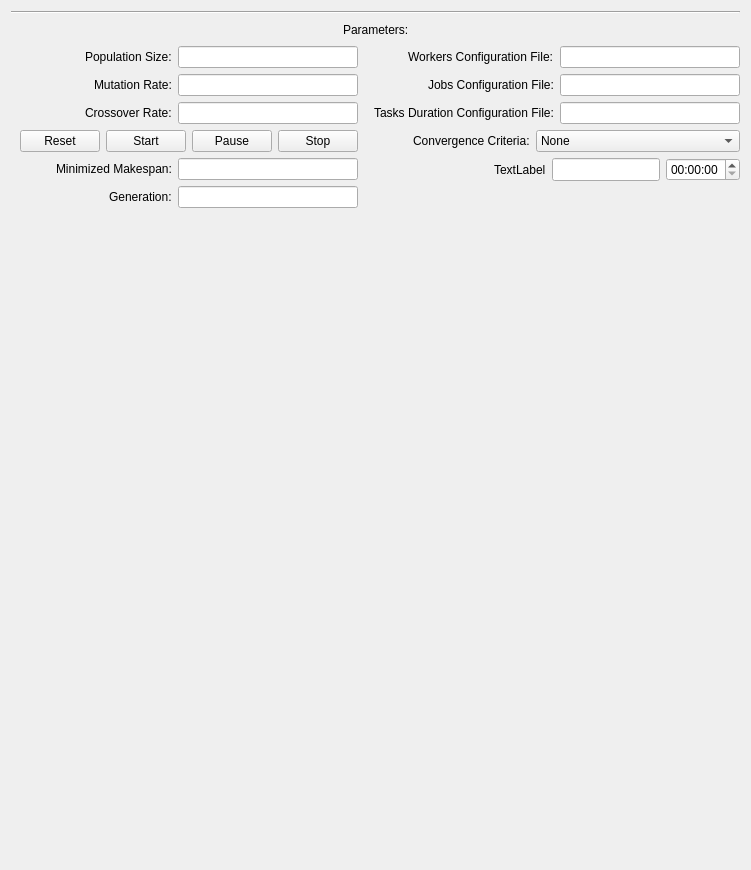
<?xml version="1.0" encoding="UTF-8"?>
<ui version="4.0">
 <class>AlgorithmControlWidget</class>
 <widget class="QWidget" name="AlgorithmControlWidget">
  <property name="geometry">
   <rect>
    <x>0</x>
    <y>0</y>
    <width>751</width>
    <height>870</height>
   </rect>
  </property>
  <property name="windowTitle">
   <string>Form</string>
  </property>
  <layout class="QVBoxLayout" name="verticalLayout_4">
   <item>
    <layout class="QVBoxLayout" name="verticalLayout_3"/>
   </item>
   <item>
    <widget class="Line" name="line">
     <property name="orientation">
      <enum>Qt::Horizontal</enum>
     </property>
    </widget>
   </item>
   <item>
    <layout class="QHBoxLayout" name="horizontalLayout_13">
     <item>
      <layout class="QHBoxLayout" name="horizontalLayout_12">
       <item>
        <spacer name="horizontalSpacer_8">
         <property name="orientation">
          <enum>Qt::Horizontal</enum>
         </property>
         <property name="sizeHint" stdset="0">
          <size>
           <width>40</width>
           <height>20</height>
          </size>
         </property>
        </spacer>
       </item>
      </layout>
     </item>
     <item>
      <widget class="QLabel" name="label">
       <property name="text">
        <string>Parameters:</string>
       </property>
      </widget>
     </item>
     <item>
      <spacer name="horizontalSpacer_12">
       <property name="orientation">
        <enum>Qt::Horizontal</enum>
       </property>
       <property name="sizeHint" stdset="0">
        <size>
         <width>40</width>
         <height>20</height>
        </size>
       </property>
      </spacer>
     </item>
    </layout>
   </item>
   <item>
    <layout class="QHBoxLayout" name="horizontalLayout_14">
     <item>
      <layout class="QVBoxLayout" name="verticalLayout">
       <item>
        <layout class="QHBoxLayout" name="horizontalLayout_11">
         <item>
          <spacer name="horizontalSpacer_7">
           <property name="orientation">
            <enum>Qt::Horizontal</enum>
           </property>
           <property name="sizeHint" stdset="0">
            <size>
             <width>40</width>
             <height>20</height>
            </size>
           </property>
          </spacer>
         </item>
         <item>
          <widget class="QLabel" name="label_2">
           <property name="minimumSize">
            <size>
             <width>0</width>
             <height>0</height>
            </size>
           </property>
           <property name="text">
            <string>Population Size:</string>
           </property>
          </widget>
         </item>
         <item>
          <widget class="QLineEdit" name="PopulationSizeLineEdit">
           <property name="sizePolicy">
            <sizepolicy hsizetype="Fixed" vsizetype="Fixed">
             <horstretch>0</horstretch>
             <verstretch>0</verstretch>
            </sizepolicy>
           </property>
           <property name="minimumSize">
            <size>
             <width>180</width>
             <height>0</height>
            </size>
           </property>
          </widget>
         </item>
        </layout>
       </item>
       <item>
        <layout class="QHBoxLayout" name="horizontalLayout_6">
         <item>
          <spacer name="horizontalSpacer_6">
           <property name="orientation">
            <enum>Qt::Horizontal</enum>
           </property>
           <property name="sizeHint" stdset="0">
            <size>
             <width>40</width>
             <height>20</height>
            </size>
           </property>
          </spacer>
         </item>
         <item>
          <widget class="QLabel" name="label_3">
           <property name="minimumSize">
            <size>
             <width>0</width>
             <height>0</height>
            </size>
           </property>
           <property name="text">
            <string>Mutation Rate:</string>
           </property>
          </widget>
         </item>
         <item>
          <widget class="QLineEdit" name="MutationRateLineEdit">
           <property name="sizePolicy">
            <sizepolicy hsizetype="Fixed" vsizetype="Fixed">
             <horstretch>0</horstretch>
             <verstretch>0</verstretch>
            </sizepolicy>
           </property>
           <property name="minimumSize">
            <size>
             <width>180</width>
             <height>0</height>
            </size>
           </property>
          </widget>
         </item>
        </layout>
       </item>
       <item>
        <layout class="QHBoxLayout" name="horizontalLayout_5">
         <item>
          <spacer name="horizontalSpacer_5">
           <property name="orientation">
            <enum>Qt::Horizontal</enum>
           </property>
           <property name="sizeHint" stdset="0">
            <size>
             <width>40</width>
             <height>20</height>
            </size>
           </property>
          </spacer>
         </item>
         <item>
          <widget class="QLabel" name="label_4">
           <property name="minimumSize">
            <size>
             <width>0</width>
             <height>0</height>
            </size>
           </property>
           <property name="text">
            <string>Crossover Rate:</string>
           </property>
          </widget>
         </item>
         <item>
          <widget class="QLineEdit" name="CrossoverRateLineEdit">
           <property name="sizePolicy">
            <sizepolicy hsizetype="Fixed" vsizetype="Fixed">
             <horstretch>0</horstretch>
             <verstretch>0</verstretch>
            </sizepolicy>
           </property>
           <property name="minimumSize">
            <size>
             <width>180</width>
             <height>0</height>
            </size>
           </property>
          </widget>
         </item>
        </layout>
       </item>
       <item>
        <layout class="QHBoxLayout" name="horizontalLayout_3">
         <item>
          <spacer name="horizontalSpacer">
           <property name="orientation">
            <enum>Qt::Horizontal</enum>
           </property>
           <property name="sizeHint" stdset="0">
            <size>
             <width>40</width>
             <height>20</height>
            </size>
           </property>
          </spacer>
         </item>
         <item>
          <widget class="QPushButton" name="ResetButton">
           <property name="text">
            <string>Reset</string>
           </property>
          </widget>
         </item>
         <item>
          <widget class="QPushButton" name="StartButton">
           <property name="text">
            <string>Start</string>
           </property>
          </widget>
         </item>
         <item>
          <widget class="QPushButton" name="PauseButton">
           <property name="text">
            <string>Pause</string>
           </property>
          </widget>
         </item>
         <item>
          <widget class="QPushButton" name="StopButton">
           <property name="text">
            <string>Stop</string>
           </property>
          </widget>
         </item>
        </layout>
       </item>
       <item>
        <layout class="QHBoxLayout" name="horizontalLayout_2">
         <item>
          <spacer name="horizontalSpacer_2">
           <property name="orientation">
            <enum>Qt::Horizontal</enum>
           </property>
           <property name="sizeHint" stdset="0">
            <size>
             <width>40</width>
             <height>20</height>
            </size>
           </property>
          </spacer>
         </item>
         <item>
          <widget class="QLabel" name="label_7">
           <property name="minimumSize">
            <size>
             <width>0</width>
             <height>0</height>
            </size>
           </property>
           <property name="text">
            <string>Minimized Makespan:</string>
           </property>
          </widget>
         </item>
         <item>
          <widget class="QLineEdit" name="MakespanLineEdit">
           <property name="sizePolicy">
            <sizepolicy hsizetype="Fixed" vsizetype="Fixed">
             <horstretch>0</horstretch>
             <verstretch>0</verstretch>
            </sizepolicy>
           </property>
           <property name="minimumSize">
            <size>
             <width>180</width>
             <height>0</height>
            </size>
           </property>
           <property name="readOnly">
            <bool>true</bool>
           </property>
          </widget>
         </item>
        </layout>
       </item>
       <item>
        <layout class="QHBoxLayout" name="horizontalLayout">
         <item>
          <spacer name="horizontalSpacer_3">
           <property name="orientation">
            <enum>Qt::Horizontal</enum>
           </property>
           <property name="sizeHint" stdset="0">
            <size>
             <width>40</width>
             <height>20</height>
            </size>
           </property>
          </spacer>
         </item>
         <item>
          <widget class="QLabel" name="label_6">
           <property name="minimumSize">
            <size>
             <width>0</width>
             <height>0</height>
            </size>
           </property>
           <property name="text">
            <string>Generation:</string>
           </property>
          </widget>
         </item>
         <item>
          <widget class="QLineEdit" name="GenerationLineEdit">
           <property name="sizePolicy">
            <sizepolicy hsizetype="Fixed" vsizetype="Fixed">
             <horstretch>0</horstretch>
             <verstretch>0</verstretch>
            </sizepolicy>
           </property>
           <property name="minimumSize">
            <size>
             <width>180</width>
             <height>0</height>
            </size>
           </property>
           <property name="readOnly">
            <bool>true</bool>
           </property>
          </widget>
         </item>
        </layout>
       </item>
       <item>
        <spacer name="verticalSpacer_3">
         <property name="orientation">
          <enum>Qt::Vertical</enum>
         </property>
         <property name="sizeHint" stdset="0">
          <size>
           <width>20</width>
           <height>40</height>
          </size>
         </property>
        </spacer>
       </item>
      </layout>
     </item>
     <item>
      <layout class="QVBoxLayout" name="verticalLayout_2">
       <item>
        <layout class="QHBoxLayout" name="horizontalLayout_7">
         <item>
          <spacer name="horizontalSpacer_11">
           <property name="orientation">
            <enum>Qt::Horizontal</enum>
           </property>
           <property name="sizeHint" stdset="0">
            <size>
             <width>40</width>
             <height>20</height>
            </size>
           </property>
          </spacer>
         </item>
         <item>
          <widget class="QLabel" name="label_8">
           <property name="minimumSize">
            <size>
             <width>0</width>
             <height>0</height>
            </size>
           </property>
           <property name="text">
            <string>Workers Configuration File:</string>
           </property>
          </widget>
         </item>
         <item>
          <widget class="QLineEdit" name="WorkersConfigFileLineEdit">
           <property name="sizePolicy">
            <sizepolicy hsizetype="Fixed" vsizetype="Fixed">
             <horstretch>0</horstretch>
             <verstretch>0</verstretch>
            </sizepolicy>
           </property>
           <property name="minimumSize">
            <size>
             <width>180</width>
             <height>0</height>
            </size>
           </property>
           <property name="readOnly">
            <bool>true</bool>
           </property>
          </widget>
         </item>
        </layout>
       </item>
       <item>
        <layout class="QHBoxLayout" name="horizontalLayout_8">
         <item>
          <spacer name="horizontalSpacer_10">
           <property name="orientation">
            <enum>Qt::Horizontal</enum>
           </property>
           <property name="sizeHint" stdset="0">
            <size>
             <width>40</width>
             <height>20</height>
            </size>
           </property>
          </spacer>
         </item>
         <item>
          <widget class="QLabel" name="label_9">
           <property name="minimumSize">
            <size>
             <width>0</width>
             <height>0</height>
            </size>
           </property>
           <property name="text">
            <string>Jobs Configuration File:</string>
           </property>
          </widget>
         </item>
         <item>
          <widget class="QLineEdit" name="JobsConfigFileLineEdit">
           <property name="sizePolicy">
            <sizepolicy hsizetype="Fixed" vsizetype="Fixed">
             <horstretch>0</horstretch>
             <verstretch>0</verstretch>
            </sizepolicy>
           </property>
           <property name="minimumSize">
            <size>
             <width>180</width>
             <height>0</height>
            </size>
           </property>
           <property name="readOnly">
            <bool>true</bool>
           </property>
          </widget>
         </item>
        </layout>
       </item>
       <item>
        <layout class="QHBoxLayout" name="horizontalLayout_9">
         <item>
          <spacer name="horizontalSpacer_9">
           <property name="orientation">
            <enum>Qt::Horizontal</enum>
           </property>
           <property name="sizeHint" stdset="0">
            <size>
             <width>40</width>
             <height>20</height>
            </size>
           </property>
          </spacer>
         </item>
         <item>
          <widget class="QLabel" name="label_10">
           <property name="minimumSize">
            <size>
             <width>0</width>
             <height>0</height>
            </size>
           </property>
           <property name="text">
            <string>Tasks Duration Configuration File:</string>
           </property>
          </widget>
         </item>
         <item>
          <widget class="QLineEdit" name="TaskDurationConfigFileLineEdit">
           <property name="sizePolicy">
            <sizepolicy hsizetype="Fixed" vsizetype="Fixed">
             <horstretch>0</horstretch>
             <verstretch>0</verstretch>
            </sizepolicy>
           </property>
           <property name="minimumSize">
            <size>
             <width>180</width>
             <height>0</height>
            </size>
           </property>
           <property name="readOnly">
            <bool>true</bool>
           </property>
          </widget>
         </item>
        </layout>
       </item>
       <item>
        <layout class="QHBoxLayout" name="horizontalLayout_4">
         <item>
          <spacer name="horizontalSpacer_4">
           <property name="orientation">
            <enum>Qt::Horizontal</enum>
           </property>
           <property name="sizeHint" stdset="0">
            <size>
             <width>40</width>
             <height>20</height>
            </size>
           </property>
          </spacer>
         </item>
         <item>
          <widget class="QLabel" name="label_5">
           <property name="minimumSize">
            <size>
             <width>0</width>
             <height>0</height>
            </size>
           </property>
           <property name="text">
            <string>Convergence Criteria:</string>
           </property>
          </widget>
         </item>
         <item>
          <widget class="QComboBox" name="ConvergenceCriteriaComboBox">
           <property name="sizePolicy">
            <sizepolicy hsizetype="MinimumExpanding" vsizetype="Fixed">
             <horstretch>0</horstretch>
             <verstretch>0</verstretch>
            </sizepolicy>
           </property>
           <property name="minimumSize">
            <size>
             <width>180</width>
             <height>0</height>
            </size>
           </property>
           <property name="sizeAdjustPolicy">
            <enum>QComboBox::AdjustToContents</enum>
           </property>
           <item>
            <property name="text">
             <string>None</string>
            </property>
           </item>
           <item>
            <property name="text">
             <string>Maximum Number of Iterations</string>
            </property>
           </item>
           <item>
            <property name="text">
             <string>Time Limit</string>
            </property>
           </item>
           <item>
            <property name="text">
             <string>Target Objective Function Value</string>
            </property>
           </item>
          </widget>
         </item>
        </layout>
       </item>
       <item>
        <layout class="QHBoxLayout" name="horizontalLayout_10">
         <item>
          <spacer name="horizontalSpacer_13">
           <property name="orientation">
            <enum>Qt::Horizontal</enum>
           </property>
           <property name="sizeHint" stdset="0">
            <size>
             <width>40</width>
             <height>20</height>
            </size>
           </property>
          </spacer>
         </item>
         <item>
          <widget class="QLabel" name="currentCriteriaLabel">
           <property name="text">
            <string>TextLabel</string>
           </property>
          </widget>
         </item>
         <item>
          <widget class="QLineEdit" name="currentCriteriaLineEdit">
           <property name="sizePolicy">
            <sizepolicy hsizetype="Preferred" vsizetype="Preferred">
             <horstretch>0</horstretch>
             <verstretch>0</verstretch>
            </sizepolicy>
           </property>
           <property name="minimumSize">
            <size>
             <width>0</width>
             <height>0</height>
            </size>
           </property>
           <property name="readOnly">
            <bool>false</bool>
           </property>
          </widget>
         </item>
         <item>
          <widget class="QTimeEdit" name="currentCriteriaTimeEdit">
           <property name="displayFormat">
            <string>hh:mm:ss</string>
           </property>
          </widget>
         </item>
        </layout>
       </item>
       <item>
        <spacer name="verticalSpacer_2">
         <property name="orientation">
          <enum>Qt::Vertical</enum>
         </property>
         <property name="sizeHint" stdset="0">
          <size>
           <width>20</width>
           <height>40</height>
          </size>
         </property>
        </spacer>
       </item>
      </layout>
     </item>
    </layout>
   </item>
  </layout>
 </widget>
 <resources/>
 <connections/>
</ui>
